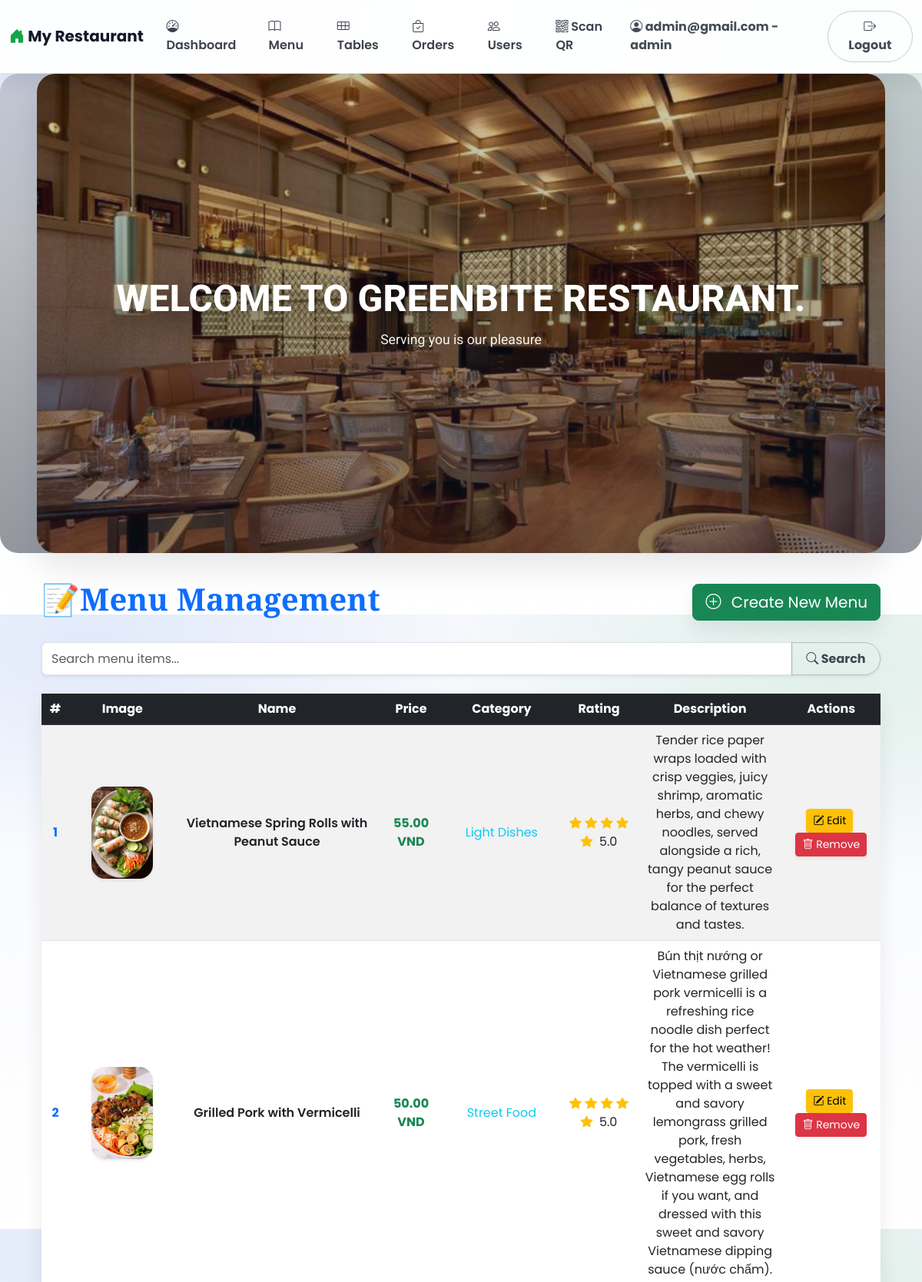
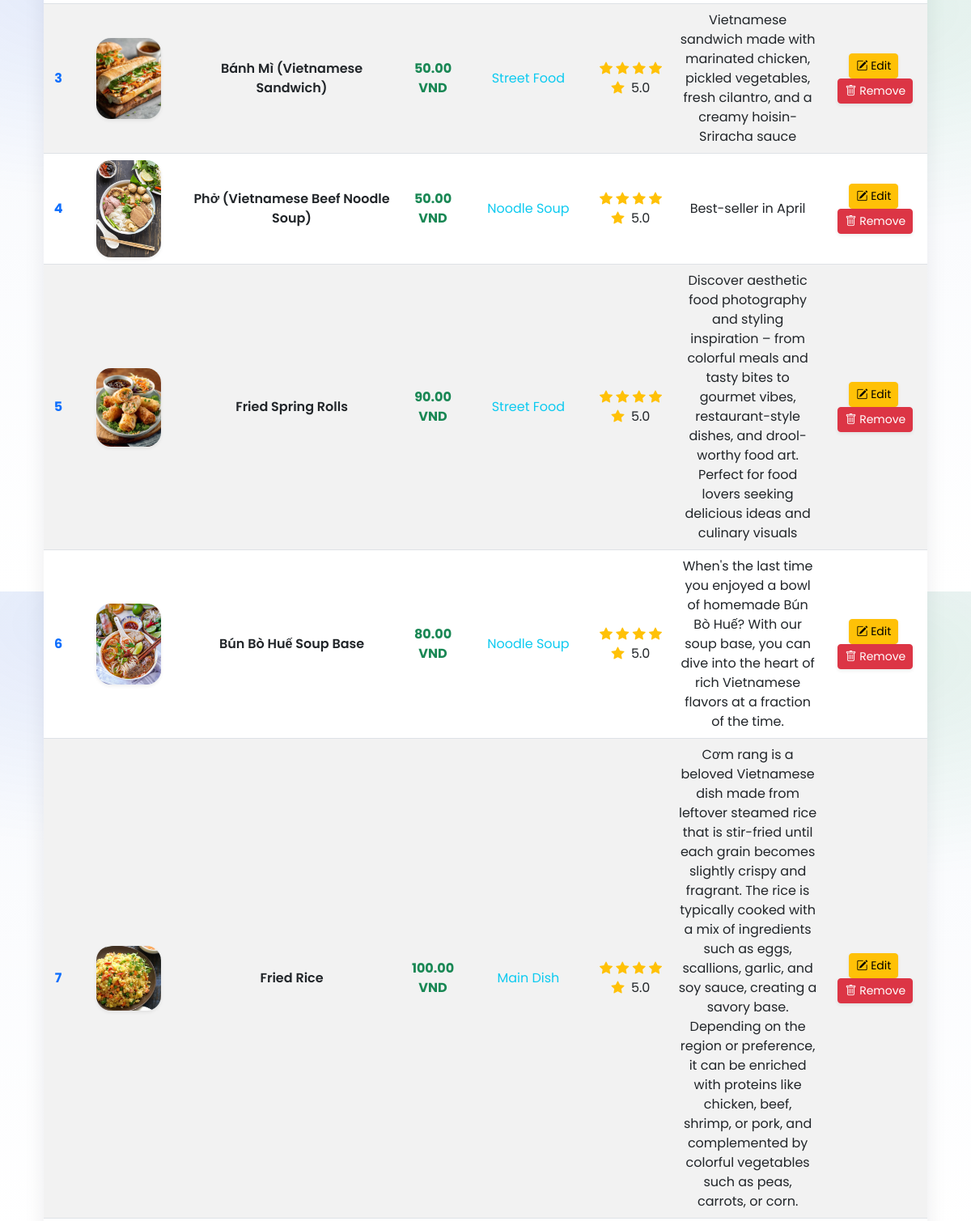
Screenshot of /admin/menu/list (signed in, upper part) with the database file from the repository (2 pictures, top to bottom).
### tables this page shows
CREATE TABLE menus (
            id INTEGER PRIMARY KEY AUTOINCREMENT,
            name TEXT NOT NULL,
            price REAL,
            description TEXT,
            image TEXT
        , rating REAL DEFAULT 5.0, category TEXT DEFAULT 'Main Course');

### app.py (the view)
@app.route("/admin/menu/list")
@admin_required
def show_menu_list():
    controller = MenuController()
    return controller.list_menu()

### app.py (called while the page is built)
@app.context_processor
def inject_user():
    cart = session.get('cart', {})
    try:
        cart_count = sum(int(v.get('quantity', 0)) for v in cart.values())
    except Exception:
        cart_count = 0
    return {
        'username': session.get('username'),
        'role': session.get('role'),
        'cart_count': cart_count
    }

def admin_required(f):
    @wraps(f)
    def decorated_function(*args, **kwargs):
        if "username" not in session:
            return redirect(url_for("login"))
        if session.get("role") != "admin":
            return abort(403)
        return f(*args, **kwargs)
    return decorated_function

### controller/menu_controller.py (called while the page is built)
    def _render_with_session(self, template_name, **context):
        if "username" in session:
            context["username"] = session.get("username")
            context["role"] = session.get("role")
        return render_template(template_name, **context)

    def list_menu(self):
        menu = self.model.get_menu()
        return self._render_with_session("list_menu.html", items=menu)

### model/menu_model.py (called while the page is built)
    def get_menu(self):
        connection = sqlite3.connect(self.db_path)
        cursor = connection.cursor()
        cursor.execute("SELECT id, name, price, description, image, rating, category FROM menus")
        results = cursor.fetchall()
        connection.close()
        menu_items = []
        for row in results:
            item_id, name, price, description, image, rating, category = row
            menu_items.append(
                {
                    "id": item_id,
                    "name": name,
                    "price": price,
                    "description": description,
                    "image": image,
                    "rating": rating,
                    "category": category,
                }
            )
        return menu_items

### templates/list_menu.html (shortened to what this page needs)
{% extends "base.html" %}
{% block content %}
<div class="container my-4">
  <div class="d-flex justify-content-between align-items-center mb-4">
    <h1 class="text-primary fw-bold">📝Menu Management</h1>
    <a href="{{ url_for('create_menu') }}" class="btn btn-success btn-lg shadow">
      <i class="bi bi-plus-circle me-2"></i> Create New Menu
    </a>
  </div>
  <form action="{{ url_for('search') }}" method="GET" class="mb-4">
    <div class="input-group">
      <input
        type="text"
        class="form-control shadow-sm"
        placeholder="Search menu items..."
        name="search"
        aria-label="Search Menu Items"
        list="search-suggestions"
      >
      <button class="btn btn-outline-secondary shadow-sm" type="submit">
        <i class="bi bi-search"></i> Search
      </button>
    </div>
  </form>
  <div class="table-responsive shadow">
    <table class="table table-striped table-hover align-middle">
      <thead class="table-dark text-center">
        <tr>
          <th scope="col">#</th>
          <th scope="col">Image</th>
          <th scope="col">Name</th>
          <th scope="col">Price</th>
          <th scope="col">Category</th>
          <th scope="col">Rating</th>
          <th scope="col">Description</th>
          <th scope="col">Actions</th>
        </tr>
      </thead>
      <tbody>
        {% for item in items %}
        <tr class="text-center">
          <th scope="row" class="fw-bold text-primary">{{ loop.index }}</th>
          <td>
            {% if item.image %}
              <img
                src="{{ url_for('static', filename='uploads/' ~ item.image) }}"
                alt="{{ item.name }}"
                class="rounded shadow-sm"
                style="width: 80px; height: auto;">
            {% else %}
              <span class="text-muted fst-italic">No image</span>
            {% endif %}
          </td>
          <td class="fw-semibold text-dark">{{ item.name }}</td>
          <td class="text-success fw-bold">{{ "%.2f"|format(item.price) }} VND</td>
          <td class="text-info">{{ item.category or 'N/A' }}</td>
          <td>
            {% set rating = [item.rating, 0] | max %}
            {% set rating = [rating, 5] | min %}
            {% set full_stars = rating | int %}
            {% set has_half = (rating - full_stars) >= 0.5 %}
            {% for i in range(full_stars) %}
              <i class="bi bi-star-fill text-warning"></i>
            {% endfor %}
            {% set empty_stars = 5 - full_stars - (1 if has_half else 0) %}
            <span class="ms-1">{{ "%.1f"|format(rating) }}</span>
          </td>
          <td class="text-wrap" style="max-width: 250px;">{{ item.description }}</td>
          <td>
            <a href="{{ url_for('edit_menu', item_id=item.id) }}"
               class="btn btn-warning btn-sm me-1 shadow-sm"
               onclick="return confirm('Are you sure you want to edit this item?')">
              <i class="bi bi-pencil-square"></i> Edit
            </a>
            <a href="{{ url_for('delete_menu', item_id=item.id) }}"
               class="btn btn-danger btn-sm shadow-sm"
               onclick="return confirm('Are you sure you want to delete this item?')">
              <i class="bi bi-trash"></i> Remove
            </a>
          </td>
        </tr>
        {% endfor %}
      </tbody>
    </table>
  </div>
</div>
</div>
{% endblock %}

### templates/base.html (style rules this page uses)
:root { --bg: #f6f8fc; --surface: #ffffff; --surface-2: #fbfdff; --text: #111827; --muted: #6b7280; --border: rgba(17, 24, 39, 0.10); --shadow: 0 18px 40px rgba(17, 24, 39, 0.10); --shadow-soft: 0 10px 24px rgba(17, 24, 39, 0.08); --radius: 18px; --brand: #16a34a; --brand-2: #2563eb; --accent: #0ea5e9; }
body { font-family: 'Poppins', sans-serif; background: radial-gradient(900px 500px at 10% 5%, rgba(37, 99, 235, .10), transparent 55%), radial-gradient(900px 500px at 90% 10%, rgba(22, 163, 74, .10), transparent 55%), linear-gradient(180deg, var(--bg), #ffffff); color: var(--text); }
h1, h2, h3, h4, h5, h6 { font-family: 'Playfair Display', serif; letter-spacing: .2px; }
.btn-outline-secondary, .btn-outline-primary, .btn-outline-success { border-radius: 999px; padding: 0.55rem 1.15rem; font-weight: 700; border-width: 1px; }
.btn-outline-secondary { border-color: rgba(17,24,39,.22); color: rgba(17,24,39,.78); }
.shadow { box-shadow: 0 12px 24px rgba(17,24,39,.08) !important; }
.rounded, .rounded.shadow-sm { border-radius: 18px !important; }

### rows the page displays
menus: image (picture), name "Vietnamese Spring Rolls with Peanut Sauce", price "55.00", category "Light Dishes", rating "5.0", description "Tender rice paper wraps loaded with crisp veggies, juicy shrimp, aromatic herbs, and chewy noodles, served alongside a rich, tangy peanut sauce for the perfect balance of textures and tastes."
menus: image (picture), name "Grilled Pork with Vermicelli", price "50.00", category "Street Food", rating "5.0", description "Bún thịt nướng or Vietnamese grilled pork vermicelli is a refreshing rice noodle dish perfect for the hot weather! The vermicelli is topped with a sweet and savory lemongrass grilled pork, fresh vegetables, herbs, Vietnamese egg rolls if you want, and dressed with this sweet and savory Vietnamese dipping sauce (nước chấm)."
menus: image (picture), name "Bánh Mì (Vietnamese Sandwich)", price "50.00", category "Street Food", rating "5.0", description "Vietnamese sandwich made with marinated chicken, pickled vegetables, fresh cilantro, and a creamy hoisin-Sriracha sauce"
menus: image (picture), name "Phở (Vietnamese Beef Noodle Soup)", price "50.00", category "Noodle Soup", rating "5.0", description "Best-seller in April"
menus: image (picture), name "Fried Spring Rolls", price "90.00", category "Street Food", rating "5.0", description "Discover aesthetic food photography and styling inspiration – from colorful meals and tasty bites to gourmet vibes, restaurant-style dishes, and drool-worthy food art. Perfect for food lovers seeking delicious ideas and culinary visuals"
menus: image (picture), name "Bún Bò Huế Soup Base", price "80.00", category "Noodle Soup", rating "5.0", description "When's the last time you enjoyed a bowl of homemade Bún Bò Huế? With our soup base, you can dive into the heart of rich Vietnamese flavors at a fraction of the time."
menus: image (picture), name "Fried Rice", price "100.00", category "Main Dish", rating "5.0", description "Cơm rang is a beloved Vietnamese dish made from leftover steamed rice that is stir-fried until each grain becomes slightly crispy and fragrant. The rice is typically cooked with a mix of ingredients such as eggs, scallions, garlic, and soy sauce, creating a savory base. Depending on the region or preference, it can be enriched with proteins like chicken, beef, shrimp, or pork, and complemented by colorful vegetables such as peas, carrots, or corn."

### other values shown
{{ username }} "admin@gmail.com"
{{ role }} "admin"
